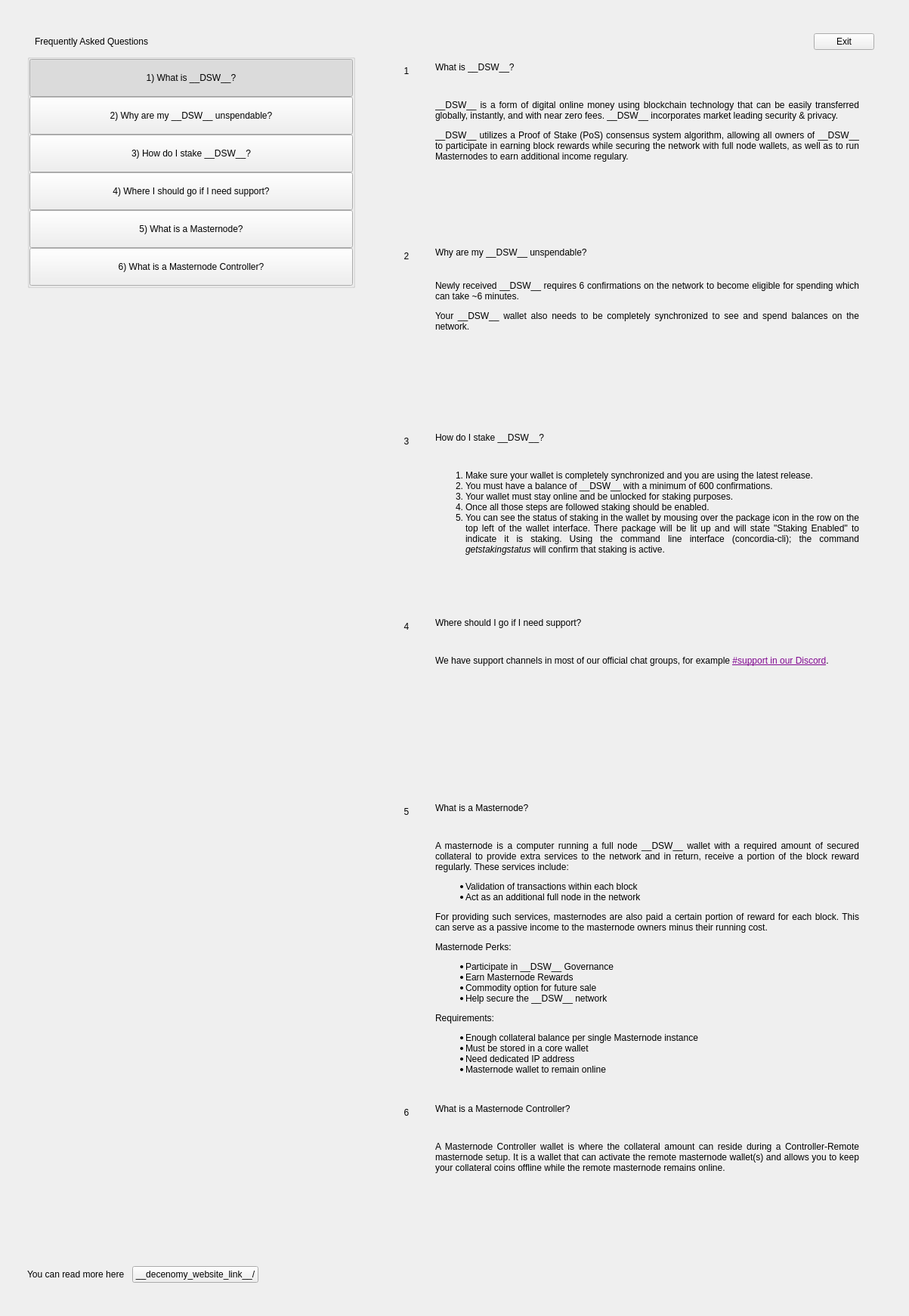
<?xml version="1.0" encoding="UTF-8"?>
<ui version="4.0">
 <class>SettingsFaqWidget</class>
 <widget class="QWidget" name="SettingsFaqWidget">
  <property name="geometry">
   <rect>
    <x>0</x>
    <y>0</y>
    <width>1203</width>
    <height>1741</height>
   </rect>
  </property>
  <property name="windowTitle">
   <string>Form</string>
  </property>
  <layout class="QHBoxLayout" name="horizontalLayout" stretch="0">
   <property name="spacing">
    <number>0</number>
   </property>
   <property name="leftMargin">
    <number>0</number>
   </property>
   <property name="topMargin">
    <number>0</number>
   </property>
   <property name="rightMargin">
    <number>0</number>
   </property>
   <property name="bottomMargin">
    <number>0</number>
   </property>
   <item>
    <widget class="PFBorderImage" name="container">
     <layout class="QVBoxLayout" name="verticalLayoutcont">
      <property name="leftMargin">
       <number>36</number>
      </property>
      <property name="topMargin">
       <number>44</number>
      </property>
      <property name="rightMargin">
       <number>36</number>
      </property>
      <property name="bottomMargin">
       <number>44</number>
      </property>
      <item>
       <layout class="QHBoxLayout" name="horizontalLayout_3">
        <property name="spacing">
         <number>0</number>
        </property>
        <property name="leftMargin">
         <number>10</number>
        </property>
        <property name="rightMargin">
         <number>10</number>
        </property>
        <item>
         <widget class="QLabel" name="labelTitle">
          <property name="text">
           <string>Frequently Asked Questions</string>
          </property>
         </widget>
        </item>
        <item>
         <spacer name="horizontalSpacer">
          <property name="orientation">
           <enum>Qt::Horizontal</enum>
          </property>
          <property name="sizeHint" stdset="0">
           <size>
            <width>40</width>
            <height>20</height>
           </size>
          </property>
         </spacer>
        </item>
        <item>
         <widget class="QPushButton" name="pushButtonExit">
          <property name="text">
           <string>Exit</string>
          </property>
         </widget>
        </item>
       </layout>
      </item>
      <item>
       <layout class="QHBoxLayout" name="horizontalLayout_6" stretch="2,0,3">
        <item>
         <widget class="QWidget" name="left" native="true">
          <layout class="QVBoxLayout" name="verticalLayout_3">
           <property name="leftMargin">
            <number>0</number>
           </property>
           <property name="topMargin">
            <number>0</number>
           </property>
           <property name="rightMargin">
            <number>0</number>
           </property>
           <property name="bottomMargin">
            <number>0</number>
           </property>
           <item>
            <layout class="QVBoxLayout" name="verticalLayout_2">
             <property name="spacing">
              <number>0</number>
             </property>
             <item>
              <widget class="QWidget" name="containerButtons" native="true">
               <layout class="QVBoxLayout" name="verticalLayout">
                <property name="spacing">
                 <number>0</number>
                </property>
                <property name="leftMargin">
                 <number>0</number>
                </property>
                <property name="topMargin">
                 <number>0</number>
                </property>
                <property name="rightMargin">
                 <number>0</number>
                </property>
                <property name="bottomMargin">
                 <number>0</number>
                </property>
                <item>
                 <widget class="QGroupBox" name="groupBox">
                  <property name="title">
                   <string/>
                  </property>
                  <layout class="QVBoxLayout" name="verticalLayout_9">
                   <property name="spacing">
                    <number>0</number>
                   </property>
                   <property name="leftMargin">
                    <number>0</number>
                   </property>
                   <property name="topMargin">
                    <number>0</number>
                   </property>
                   <property name="rightMargin">
                    <number>0</number>
                   </property>
                   <property name="bottomMargin">
                    <number>0</number>
                   </property>
                   <item>
                    <widget class="QPushButton" name="pushButton_Intro">
                     <property name="minimumSize">
                      <size>
                       <width>0</width>
                       <height>50</height>
                      </size>
                     </property>
                     <property name="maximumSize">
                      <size>
                       <width>16777215</width>
                       <height>50</height>
                      </size>
                     </property>
                     <property name="focusPolicy">
                      <enum>Qt::NoFocus</enum>
                     </property>
                     <property name="text">
                      <string>1) What is __DSW__?</string>
                     </property>
                     <property name="checkable">
                      <bool>true</bool>
                     </property>
                     <property name="checked">
                      <bool>true</bool>
                     </property>
                     <property name="autoExclusive">
                      <bool>true</bool>
                     </property>
                    </widget>
                   </item>
                   <item>
                    <widget class="QPushButton" name="pushButton_UnspendablePIV">
                     <property name="minimumSize">
                      <size>
                       <width>0</width>
                       <height>50</height>
                      </size>
                     </property>
                     <property name="maximumSize">
                      <size>
                       <width>16777215</width>
                       <height>50</height>
                      </size>
                     </property>
                     <property name="focusPolicy">
                      <enum>Qt::NoFocus</enum>
                     </property>
                     <property name="text">
                      <string>2) Why are my __DSW__ unspendable?</string>
                     </property>
                     <property name="checkable">
                      <bool>true</bool>
                     </property>
                     <property name="autoExclusive">
                      <bool>true</bool>
                     </property>
                    </widget>
                   </item>
                   <item>
                    <widget class="QPushButton" name="pushButton_Stake">
                     <property name="minimumSize">
                      <size>
                       <width>0</width>
                       <height>50</height>
                      </size>
                     </property>
                     <property name="focusPolicy">
                      <enum>Qt::NoFocus</enum>
                     </property>
                     <property name="text">
                      <string>3) How do I stake __DSW__?</string>
                     </property>
                     <property name="checkable">
                      <bool>true</bool>
                     </property>
                     <property name="autoExclusive">
                      <bool>true</bool>
                     </property>
                    </widget>
                   </item>
                   <item>
                    <widget class="QPushButton" name="pushButton_Support">
                     <property name="minimumSize">
                      <size>
                       <width>0</width>
                       <height>50</height>
                      </size>
                     </property>
                     <property name="focusPolicy">
                      <enum>Qt::NoFocus</enum>
                     </property>
                     <property name="text">
                      <string>4) Where I should go if I need support?</string>
                     </property>
                     <property name="checkable">
                      <bool>true</bool>
                     </property>
                     <property name="autoExclusive">
                      <bool>true</bool>
                     </property>
                    </widget>
                   </item>
                   <item>
                    <widget class="QPushButton" name="pushButton_Masternode">
                     <property name="minimumSize">
                      <size>
                       <width>0</width>
                       <height>50</height>
                      </size>
                     </property>
                     <property name="focusPolicy">
                      <enum>Qt::NoFocus</enum>
                     </property>
                     <property name="text">
                      <string>5) What is a Masternode?</string>
                     </property>
                     <property name="checkable">
                      <bool>true</bool>
                     </property>
                     <property name="autoExclusive">
                      <bool>true</bool>
                     </property>
                    </widget>
                   </item>
                   <item>
                    <widget class="QPushButton" name="pushButton_MNController">
                     <property name="minimumSize">
                      <size>
                       <width>0</width>
                       <height>50</height>
                      </size>
                     </property>
                     <property name="focusPolicy">
                      <enum>Qt::NoFocus</enum>
                     </property>
                     <property name="text">
                      <string>6) What is a Masternode Controller?</string>
                     </property>
                     <property name="checkable">
                      <bool>true</bool>
                     </property>
                     <property name="autoExclusive">
                      <bool>true</bool>
                     </property>
                    </widget>
                   </item>
                  </layout>
                 </widget>
                </item>
               </layout>
              </widget>
             </item>
             <item>
              <spacer name="verticalSpacer">
               <property name="orientation">
                <enum>Qt::Vertical</enum>
               </property>
               <property name="sizeHint" stdset="0">
                <size>
                 <width>20</width>
                 <height>40</height>
                </size>
               </property>
              </spacer>
             </item>
             <item>
              <layout class="QHBoxLayout" name="horizontalLayout_2">
               <item>
                <widget class="QLabel" name="labelWebLink">
                 <property name="text">
                  <string>You can read more here</string>
                 </property>
                </widget>
               </item>
               <item>
                <spacer name="horizontalSpacer_4">
                 <property name="orientation">
                  <enum>Qt::Horizontal</enum>
                 </property>
                 <property name="sizeType">
                  <enum>QSizePolicy::Minimum</enum>
                 </property>
                 <property name="sizeHint" stdset="0">
                  <size>
                   <width>10</width>
                   <height>20</height>
                  </size>
                 </property>
                </spacer>
               </item>
               <item>
                <widget class="QPushButton" name="pushButtonWebLink">
                 <property name="focusPolicy">
                  <enum>Qt::NoFocus</enum>
                 </property>
                 <property name="text">
                  <string>__decenomy_website_link__/</string>
                 </property>
                </widget>
               </item>
               <item>
                <spacer name="horizontalSpacer_2">
                 <property name="orientation">
                  <enum>Qt::Horizontal</enum>
                 </property>
                 <property name="sizeHint" stdset="0">
                  <size>
                   <width>40</width>
                   <height>20</height>
                  </size>
                 </property>
                </spacer>
               </item>
              </layout>
             </item>
            </layout>
           </item>
          </layout>
         </widget>
        </item>
        <item>
         <spacer name="horizontalSpacer_3">
          <property name="orientation">
           <enum>Qt::Horizontal</enum>
          </property>
          <property name="sizeType">
           <enum>QSizePolicy::Minimum</enum>
          </property>
          <property name="sizeHint" stdset="0">
           <size>
            <width>40</width>
            <height>20</height>
           </size>
          </property>
         </spacer>
        </item>
        <item>
         <widget class="QWidget" name="right" native="true">
          <layout class="QVBoxLayout" name="verticalLayout_5">
           <property name="leftMargin">
            <number>0</number>
           </property>
           <property name="topMargin">
            <number>0</number>
           </property>
           <property name="rightMargin">
            <number>0</number>
           </property>
           <property name="bottomMargin">
            <number>0</number>
           </property>
           <item>
            <layout class="QVBoxLayout" name="verticalLayout_6">
             <property name="spacing">
              <number>0</number>
             </property>
             <item>
              <widget class="QScrollArea" name="scrollAreaFaq">
               <property name="styleSheet">
                <string notr="true">#scrollAreaFaq { background:transparent; }</string>
               </property>
               <property name="horizontalScrollBarPolicy">
                <enum>Qt::ScrollBarAlwaysOff</enum>
               </property>
               <property name="sizeAdjustPolicy">
                <enum>QAbstractScrollArea::AdjustIgnored</enum>
               </property>
               <property name="widgetResizable">
                <bool>true</bool>
               </property>
               <property name="alignment">
                <set>Qt::AlignLeading|Qt::AlignLeft|Qt::AlignTop</set>
               </property>
               <widget class="QWidget" name="scrollAreaWidgetContents">
                <property name="geometry">
                 <rect>
                  <x>0</x>
                  <y>0</y>
                  <width>642</width>
                  <height>1614</height>
                 </rect>
                </property>
                <property name="autoFillBackground">
                 <bool>false</bool>
                </property>
                <property name="styleSheet">
                 <string notr="true">#scrollAreaWidgetContents { background:transparent; }</string>
                </property>
                <layout class="QVBoxLayout" name="verticalLayout_7">
                 <property name="spacing">
                  <number>0</number>
                 </property>
                 <property name="sizeConstraint">
                  <enum>QLayout::SetDefaultConstraint</enum>
                 </property>
                 <property name="leftMargin">
                  <number>0</number>
                 </property>
                 <property name="topMargin">
                  <number>0</number>
                 </property>
                 <property name="rightMargin">
                  <number>0</number>
                 </property>
                 <property name="bottomMargin">
                  <number>0</number>
                 </property>
                 <item>
                  <widget class="QWidget" name="widget_Intro" native="true">
                   <property name="minimumSize">
                    <size>
                     <width>300</width>
                     <height>0</height>
                    </size>
                   </property>
                   <layout class="QHBoxLayout" name="horizontalLayout_Intro" stretch="0,1">
                    <item alignment="Qt::AlignTop">
                     <widget class="QLabel" name="labelNumber_Intro">
                      <property name="minimumSize">
                       <size>
                        <width>24</width>
                        <height>24</height>
                       </size>
                      </property>
                      <property name="maximumSize">
                       <size>
                        <width>16777215</width>
                        <height>24</height>
                       </size>
                      </property>
                      <property name="text">
                       <string>1</string>
                      </property>
                      <property name="alignment">
                       <set>Qt::AlignCenter</set>
                      </property>
                     </widget>
                    </item>
                    <item>
                     <layout class="QVBoxLayout" name="verticalLayout_Intro">
                      <property name="leftMargin">
                       <number>20</number>
                      </property>
                      <property name="rightMargin">
                       <number>20</number>
                      </property>
                      <item>
                       <widget class="QLabel" name="labelSubtitle_Intro">
                        <property name="text">
                         <string>What is __DSW__?</string>
                        </property>
                        <property name="wordWrap">
                         <bool>true</bool>
                        </property>
                       </widget>
                      </item>
                      <item>
                       <spacer name="verticalSpacer1_Intro">
                        <property name="orientation">
                         <enum>Qt::Vertical</enum>
                        </property>
                        <property name="sizeType">
                         <enum>QSizePolicy::Fixed</enum>
                        </property>
                        <property name="sizeHint" stdset="0">
                         <size>
                          <width>20</width>
                          <height>30</height>
                         </size>
                        </property>
                       </spacer>
                      </item>
                      <item>
                       <widget class="QLabel" name="labelContent_Intro">
                        <property name="text">
                         <string>
                           &lt;html&gt;&lt;head/&gt;&lt;body&gt;&lt;p align=&quot;justify&quot;&gt;
                           __DSW__ is a form of digital online money using blockchain technology
                           that can be easily transferred globally, instantly, and with near
                           zero fees.  __DSW__ incorporates market leading security &amp;
                           privacy.
                           &lt;/p&gt;&lt;p align=&quot;justify&quot;&gt;
                           __DSW__ utilizes a Proof of Stake (PoS) consensus system algorithm,
                           allowing all owners of __DSW__ to participate in earning block rewards
                           while securing the network with full node wallets, as well as to
                           run Masternodes to earn additional income regulary.
                           &lt;/p&gt;&lt;/body&gt;&lt;/html&gt;
                         </string>
                        </property>
                        <property name="alignment">
                         <set>Qt::AlignLeading|Qt::AlignLeft|Qt::AlignTop</set>
                        </property>
                        <property name="wordWrap">
                         <bool>true</bool>
                        </property>
                       </widget>
                      </item>
                      <item>
                       <spacer name="verticalSpacer2_Intro">
                        <property name="orientation">
                         <enum>Qt::Vertical</enum>
                        </property>
                        <property name="sizeHint" stdset="0">
                         <size>
                          <width>20</width>
                          <height>20</height>
                         </size>
                        </property>
                       </spacer>
                      </item>
                     </layout>
                    </item>
                   </layout>
                  </widget>
                 </item>
                 <item>
                  <widget class="QWidget" name="widget_UnspendablePIV" native="true">
                   <layout class="QHBoxLayout" name="horizontalPage_UnspendablePIV" stretch="0,1">
                    <item alignment="Qt::AlignTop">
                     <widget class="QLabel" name="labelNumber_UnspendablePIV">
                      <property name="minimumSize">
                       <size>
                        <width>24</width>
                        <height>24</height>
                       </size>
                      </property>
                      <property name="maximumSize">
                       <size>
                        <width>16777215</width>
                        <height>24</height>
                       </size>
                      </property>
                      <property name="text">
                       <string>2</string>
                      </property>
                      <property name="alignment">
                       <set>Qt::AlignCenter</set>
                      </property>
                     </widget>
                    </item>
                    <item>
                     <layout class="QVBoxLayout" name="verticalLayout_UnspendablePIV">
                      <property name="spacing">
                       <number>0</number>
                      </property>
                      <property name="leftMargin">
                       <number>20</number>
                      </property>
                      <property name="rightMargin">
                       <number>20</number>
                      </property>
                      <item>
                       <widget class="QLabel" name="labelSubtitle_UnspendablePIV">
                        <property name="text">
                         <string>Why are my __DSW__ unspendable?</string>
                        </property>
                        <property name="wordWrap">
                         <bool>true</bool>
                        </property>
                       </widget>
                      </item>
                      <item>
                       <spacer name="verticalSpacer1_UnspendablePIV">
                        <property name="orientation">
                         <enum>Qt::Vertical</enum>
                        </property>
                        <property name="sizeType">
                         <enum>QSizePolicy::Fixed</enum>
                        </property>
                        <property name="sizeHint" stdset="0">
                         <size>
                          <width>20</width>
                          <height>30</height>
                         </size>
                        </property>
                       </spacer>
                      </item>
                      <item>
                       <widget class="QLabel" name="labelContent_UnspendablePIV">
                        <property name="text">
                         <string>
                           &lt;html&gt;&lt;head/&gt;&lt;body&gt;&lt;p align=&quot;justify&quot;&gt;
                           Newly received __DSW__ requires 6 confirmations on the network
                           to become eligible for spending which can take ~6 minutes.
                           &lt;/p&gt;&lt;p align=&quot;justify&quot;&gt;
                           Your __DSW__ wallet also needs to be completely synchronized
                           to see and spend balances on the network.
                           &lt;/p&gt;&lt;/body&gt;&lt;/html&gt;
                         </string>
                        </property>
                        <property name="alignment">
                         <set>Qt::AlignLeading|Qt::AlignLeft|Qt::AlignTop</set>
                        </property>
                        <property name="wordWrap">
                         <bool>true</bool>
                        </property>
                       </widget>
                      </item>
                      <item>
                       <spacer name="verticalSpacer2_UnspendablePIV">
                        <property name="orientation">
                         <enum>Qt::Vertical</enum>
                        </property>
                        <property name="sizeHint" stdset="0">
                         <size>
                          <width>20</width>
                          <height>20</height>
                         </size>
                        </property>
                       </spacer>
                      </item>
                     </layout>
                    </item>
                   </layout>
                  </widget>
                 </item>
                 <item>
                  <widget class="QWidget" name="widget_Stake" native="true">
                   <layout class="QHBoxLayout" name="horizontalpage_Stake" stretch="0,1">
                    <item alignment="Qt::AlignTop">
                     <widget class="QLabel" name="labelNumber_Stake">
                      <property name="minimumSize">
                       <size>
                        <width>24</width>
                        <height>24</height>
                       </size>
                      </property>
                      <property name="maximumSize">
                       <size>
                        <width>16777215</width>
                        <height>24</height>
                       </size>
                      </property>
                      <property name="text">
                       <string>3</string>
                      </property>
                      <property name="alignment">
                       <set>Qt::AlignCenter</set>
                      </property>
                     </widget>
                    </item>
                    <item>
                     <layout class="QVBoxLayout" name="verticalLayoutpage_Stake">
                      <property name="leftMargin">
                       <number>20</number>
                      </property>
                      <property name="rightMargin">
                       <number>20</number>
                      </property>
                      <item>
                       <widget class="QLabel" name="labelSubtitle_Stake">
                        <property name="text">
                         <string>How do I stake __DSW__?</string>
                        </property>
                        <property name="wordWrap">
                         <bool>true</bool>
                        </property>
                       </widget>
                      </item>
                      <item>
                       <spacer name="verticalSpacer1_Stake">
                        <property name="orientation">
                         <enum>Qt::Vertical</enum>
                        </property>
                        <property name="sizeType">
                         <enum>QSizePolicy::Fixed</enum>
                        </property>
                        <property name="sizeHint" stdset="0">
                         <size>
                          <width>20</width>
                          <height>30</height>
                         </size>
                        </property>
                       </spacer>
                      </item>
                      <item>
                       <widget class="QLabel" name="labelContent_Stake">
                        <property name="text">
                         <string>&lt;html&gt;&lt;head/&gt;&lt;body&gt;&lt;ol style=&quot;margin-top: 0px; margin-bottom: 0px; margin-left: 0px; margin-right: 0px; -qt-list-indent: 1;&quot;&gt;&lt;li align=&quot;justify&quot; style=&quot; margin-top:12px; margin-bottom:0px; margin-left:0px; margin-right:0px; -qt-block-indent:0; text-indent:0px;&quot;&gt;Make sure your wallet is completely synchronized and you are using the latest release. &lt;/li&gt;&lt;li align=&quot;justify&quot; style=&quot; margin-top:0px; margin-bottom:0px; margin-left:0px; margin-right:0px; -qt-block-indent:0; text-indent:0px;&quot;&gt;You must have a balance of __DSW__ with a minimum of 600 confirmations. &lt;/li&gt;&lt;li align=&quot;justify&quot; style=&quot; margin-top:0px; margin-bottom:0px; margin-left:0px; margin-right:0px; -qt-block-indent:0; text-indent:0px;&quot;&gt;Your wallet must stay online and be unlocked for staking purposes. &lt;/li&gt;&lt;li align=&quot;justify&quot; style=&quot; margin-top:0px; margin-bottom:0px; margin-left:0px; margin-right:0px; -qt-block-indent:0; text-indent:0px;&quot;&gt;Once all those steps are followed staking should be enabled. &lt;/li&gt;&lt;li align=&quot;justify&quot; style=&quot; margin-top:0px; margin-bottom:12px; margin-left:0px; margin-right:0px; -qt-block-indent:0; text-indent:0px;&quot;&gt;You can see the status of staking in the wallet by mousing over the package icon in the row on the top left of the wallet interface. There package will be lit up and will state &amp;quot;Staking Enabled&amp;quot; to indicate it is staking. Using the command line interface (concordia-cli); the command &lt;span style=&quot; font-style:italic;&quot;&gt;getstakingstatus&lt;/span&gt; will confirm that staking is active. &lt;/li&gt;&lt;/ol&gt;&lt;/body&gt;&lt;/html&gt;</string>
                        </property>
                        <property name="alignment">
                         <set>Qt::AlignLeading|Qt::AlignLeft|Qt::AlignTop</set>
                        </property>
                        <property name="wordWrap">
                         <bool>true</bool>
                        </property>
                       </widget>
                      </item>
                      <item>
                       <spacer name="verticalSpacer2_Stake">
                        <property name="orientation">
                         <enum>Qt::Vertical</enum>
                        </property>
                        <property name="sizeHint" stdset="0">
                         <size>
                          <width>20</width>
                          <height>20</height>
                         </size>
                        </property>
                       </spacer>
                      </item>
                     </layout>
                    </item>
                   </layout>
                  </widget>
                 </item>
                 <item>
                  <widget class="QWidget" name="widget_Support" native="true">
                   <layout class="QHBoxLayout" name="horizontalpage_Support" stretch="0,1">
                    <item alignment="Qt::AlignTop">
                     <widget class="QLabel" name="labelNumber_Support">
                      <property name="minimumSize">
                       <size>
                        <width>24</width>
                        <height>24</height>
                       </size>
                      </property>
                      <property name="maximumSize">
                       <size>
                        <width>16777215</width>
                        <height>24</height>
                       </size>
                      </property>
                      <property name="text">
                       <string>4</string>
                      </property>
                      <property name="alignment">
                       <set>Qt::AlignCenter</set>
                      </property>
                     </widget>
                    </item>
                    <item>
                     <layout class="QVBoxLayout" name="verticalLayoutpage_Support">
                      <property name="leftMargin">
                       <number>20</number>
                      </property>
                      <property name="rightMargin">
                       <number>20</number>
                      </property>
                      <item>
                       <widget class="QLabel" name="labelSubtitle_Support">
                        <property name="text">
                         <string>Where should I go if I need support?</string>
                        </property>
                        <property name="wordWrap">
                         <bool>true</bool>
                        </property>
                       </widget>
                      </item>
                      <item>
                       <spacer name="verticalSpacer1_Support">
                        <property name="orientation">
                         <enum>Qt::Vertical</enum>
                        </property>
                        <property name="sizeType">
                         <enum>QSizePolicy::Fixed</enum>
                        </property>
                        <property name="sizeHint" stdset="0">
                         <size>
                          <width>20</width>
                          <height>30</height>
                         </size>
                        </property>
                       </spacer>
                      </item>
                      <item>
                       <widget class="QLabel" name="labelContent_Support">
                        <property name="text">
                         <string>
                           &lt;html&gt;&lt;head/&gt;&lt;body&gt;&lt;p align=&quot;justify&quot;&gt;
                           We have support channels in most of our official chat groups, for example
                           &lt;a style='color: #810890' href='__decenomy_discord_link__'&gt;
                           #support in our Discord&lt;/a&gt;.
                           &lt;/p&gt;&lt;/body&gt;&lt;/html&gt;
                         </string>
                        </property>
                        <property name="alignment">
                         <set>Qt::AlignLeading|Qt::AlignLeft|Qt::AlignTop</set>
                        </property>
                        <property name="wordWrap">
                         <bool>true</bool>
                        </property>
                       </widget>
                      </item>
                      <item>
                       <spacer name="verticalSpacer2_Support">
                        <property name="orientation">
                         <enum>Qt::Vertical</enum>
                        </property>
                        <property name="sizeHint" stdset="0">
                         <size>
                          <width>20</width>
                          <height>20</height>
                         </size>
                        </property>
                       </spacer>
                      </item>
                     </layout>
                    </item>
                   </layout>
                  </widget>
                 </item>
                 <item>
                  <widget class="QWidget" name="widget_Masternode" native="true">
                   <layout class="QHBoxLayout" name="horizontalpage_Masternode" stretch="0,1">
                    <item alignment="Qt::AlignTop">
                     <widget class="QLabel" name="labelNumber_Masternode">
                      <property name="minimumSize">
                       <size>
                        <width>24</width>
                        <height>24</height>
                       </size>
                      </property>
                      <property name="maximumSize">
                       <size>
                        <width>16777215</width>
                        <height>24</height>
                       </size>
                      </property>
                      <property name="text">
                       <string>5</string>
                      </property>
                      <property name="alignment">
                       <set>Qt::AlignCenter</set>
                      </property>
                     </widget>
                    </item>
                    <item>
                     <layout class="QVBoxLayout" name="verticalLayoutpage_Masternode">
                      <property name="leftMargin">
                       <number>20</number>
                      </property>
                      <property name="rightMargin">
                       <number>20</number>
                      </property>
                      <item>
                       <widget class="QLabel" name="labelSubtitle_Masternode">
                        <property name="text">
                         <string>What is a Masternode?</string>
                        </property>
                        <property name="wordWrap">
                         <bool>true</bool>
                        </property>
                       </widget>
                      </item>
                      <item>
                       <spacer name="verticalSpacer1_Masternode">
                        <property name="orientation">
                         <enum>Qt::Vertical</enum>
                        </property>
                        <property name="sizeType">
                         <enum>QSizePolicy::Fixed</enum>
                        </property>
                        <property name="sizeHint" stdset="0">
                         <size>
                          <width>20</width>
                          <height>30</height>
                         </size>
                        </property>
                       </spacer>
                      </item>
                      <item>
                       <widget class="QLabel" name="labelContent_Masternode">
                        <property name="text">
                         <string>
                           &lt;html&gt;&lt;head/&gt;&lt;body&gt;&lt;p align=&quot;justify&quot;&gt;
                           A masternode is a computer running a full node __DSW__ wallet with a
                           required amount of secured collateral to provide extra services
                           to the network and in return, receive a portion of the block reward
                           regularly.  These services include:
                           &lt;/p&gt;&lt;p align=&quot;justify&quot;&gt;

                           &lt;ul&gt;
                           &lt;li&gt;Validation of transactions within each block&lt;/li&gt;
                           &lt;li&gt;Act as an additional full node in the network&lt;/li&gt;
                           &lt;/ul&gt;

                           &lt;/p&gt;&lt;p align=&quot;justify&quot;&gt;
                           For providing such services, masternodes are also paid a certain portion
                           of reward for each block. This can serve as a passive income to the
                           masternode owners minus their running cost.
                           &lt;/p&gt;&lt;p align=&quot;justify&quot;&gt;

                           Masternode Perks:
                           &lt;/p&gt;&lt;p align=&quot;justify&quot;&gt;
                           &lt;ul&gt;
                           &lt;li&gt;Participate in __DSW__ Governance&lt;/li&gt;
                           &lt;li&gt;Earn Masternode Rewards&lt;/li&gt;
                           &lt;li&gt;Commodity option for future sale&lt;/li&gt;
                           &lt;li&gt;Help secure the __DSW__ network&lt;/li&gt;
                           &lt;/ul&gt;
                           &lt;/p&gt;&lt;p align=&quot;justify&quot;&gt;

                           Requirements:
                           &lt;/p&gt;&lt;p align=&quot;justify&quot;&gt;
                           &lt;ul&gt;
                           &lt;li&gt;Enough collateral balance per single Masternode instance&lt;/li&gt;
                           &lt;li&gt;Must be stored in a core wallet&lt;/li&gt;
                           &lt;li&gt;Need dedicated IP address&lt;/li&gt;
                           &lt;li&gt;Masternode wallet to remain online&lt;/li&gt;
                           &lt;/ul&gt;
                           &lt;/p&gt;&lt;/body&gt;&lt;/html&gt;
                         </string>
                        </property>
                        <property name="alignment">
                         <set>Qt::AlignLeading|Qt::AlignLeft|Qt::AlignTop</set>
                        </property>
                        <property name="wordWrap">
                         <bool>true</bool>
                        </property>
                       </widget>
                      </item>
                      <item>
                       <spacer name="verticalSpacer2_Masternode">
                        <property name="orientation">
                         <enum>Qt::Vertical</enum>
                        </property>
                        <property name="sizeHint" stdset="0">
                         <size>
                          <width>20</width>
                          <height>20</height>
                         </size>
                        </property>
                       </spacer>
                      </item>
                     </layout>
                    </item>
                   </layout>
                  </widget>
                 </item>
                 <item>
                  <widget class="QWidget" name="widget_MNController" native="true">
                   <layout class="QHBoxLayout" name="horizontalpage_MNController" stretch="0,1">
                    <item alignment="Qt::AlignTop">
                     <widget class="QLabel" name="labelNumber_MNController">
                      <property name="minimumSize">
                       <size>
                        <width>24</width>
                        <height>24</height>
                       </size>
                      </property>
                      <property name="maximumSize">
                       <size>
                        <width>16777215</width>
                        <height>24</height>
                       </size>
                      </property>
                      <property name="text">
                       <string>6</string>
                      </property>
                      <property name="alignment">
                       <set>Qt::AlignCenter</set>
                      </property>
                     </widget>
                    </item>
                    <item>
                     <layout class="QVBoxLayout" name="verticalLayoutpage_MNController">
                      <property name="leftMargin">
                       <number>20</number>
                      </property>
                      <property name="rightMargin">
                       <number>20</number>
                      </property>
                      <item>
                       <widget class="QLabel" name="labelSubtitle_MNController">
                        <property name="text">
                         <string>What is a Masternode Controller?</string>
                        </property>
                        <property name="wordWrap">
                         <bool>true</bool>
                        </property>
                       </widget>
                      </item>
                      <item>
                       <spacer name="verticalSpacer1_MNController">
                        <property name="orientation">
                         <enum>Qt::Vertical</enum>
                        </property>
                        <property name="sizeType">
                         <enum>QSizePolicy::Fixed</enum>
                        </property>
                        <property name="sizeHint" stdset="0">
                         <size>
                          <width>20</width>
                          <height>30</height>
                         </size>
                        </property>
                       </spacer>
                      </item>
                      <item>
                       <widget class="QLabel" name="labelContent_MNController">
                        <property name="text">
                         <string>&lt;html&gt;&lt;head/&gt;&lt;body&gt;&lt;p align=&quot;justify&quot;&gt;A Masternode Controller wallet is where the collateral amount can reside during a Controller-Remote masternode setup. It is a wallet that can activate the remote masternode wallet(s) and allows you to keep your collateral coins offline while the remote masternode remains online. &lt;/p&gt;&lt;/body&gt;&lt;/html&gt;</string>
                        </property>
                        <property name="alignment">
                         <set>Qt::AlignLeading|Qt::AlignLeft|Qt::AlignTop</set>
                        </property>
                        <property name="wordWrap">
                         <bool>true</bool>
                        </property>
                       </widget>
                      </item>
                      <item>
                       <spacer name="verticalSpacer2_MNController">
                        <property name="orientation">
                         <enum>Qt::Vertical</enum>
                        </property>
                        <property name="sizeHint" stdset="0">
                         <size>
                          <width>20</width>
                          <height>20</height>
                         </size>
                        </property>
                       </spacer>
                      </item>
                     </layout>
                    </item>
                   </layout>
                  </widget>
                 </item>
                </layout>
               </widget>
              </widget>
             </item>
            </layout>
           </item>
          </layout>
         </widget>
        </item>
       </layout>
      </item>
     </layout>
    </widget>
   </item>
  </layout>
 </widget>
 <customwidgets>
  <customwidget>
   <class>PFBorderImage</class>
   <extends>QFrame</extends>
   <header>qt/pivx/pfborderimage.h</header>
   <container>1</container>
  </customwidget>
 </customwidgets>
 <resources/>
 <connections/>
</ui>
